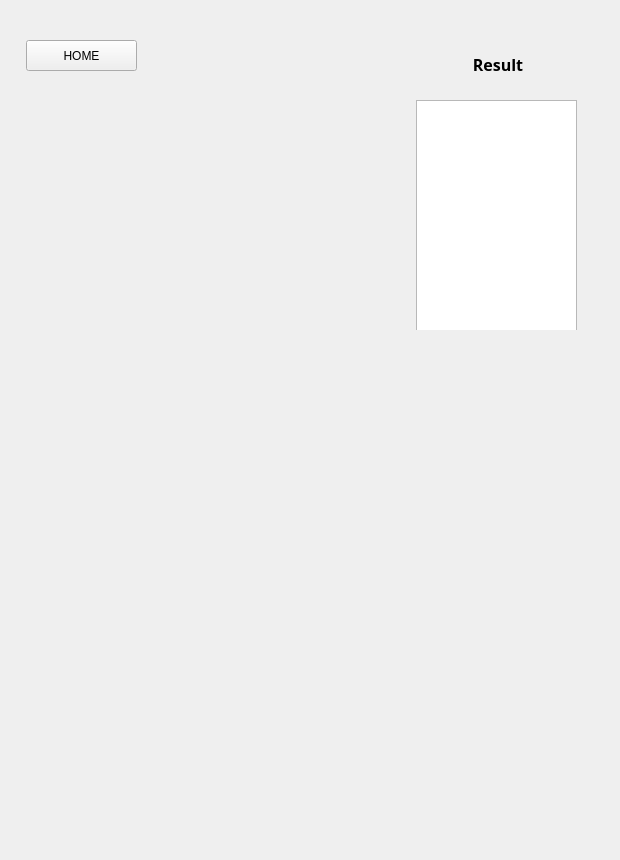
<?xml version="1.0" encoding="UTF-8"?>
<ui version="4.0">
 <class>Form</class>
 <widget class="QWidget" name="Form">
  <property name="geometry">
   <rect>
    <x>0</x>
    <y>0</y>
    <width>620</width>
    <height>860</height>
   </rect>
  </property>
  <property name="maximumSize">
   <size>
    <width>16777215</width>
    <height>16777215</height>
   </size>
  </property>
  <property name="windowTitle">
   <string>Form</string>
  </property>
  <widget class="QWidget" name="layoutWidget">
   <property name="geometry">
    <rect>
     <x>20</x>
     <y>30</y>
     <width>579</width>
     <height>789</height>
    </rect>
   </property>
   <layout class="QVBoxLayout" name="verticalLayout_3">
    <item>
     <layout class="QVBoxLayout" name="verticalLayout_8">
      <item>
       <layout class="QVBoxLayout" name="verticalLayout_4">
        <item>
         <layout class="QHBoxLayout" name="horizontalLayout_4">
          <item>
           <layout class="QFormLayout" name="formLayout">
            <item row="0" column="1">
             <widget class="QFrame" name="Sc2_frame">
              <property name="minimumSize">
               <size>
                <width>0</width>
                <height>300</height>
               </size>
              </property>
              <widget class="QLabel" name="SC2_ResultText">
               <property name="geometry">
                <rect>
                 <x>380</x>
                 <y>20</y>
                 <width>184</width>
                 <height>30</height>
                </rect>
               </property>
               <property name="minimumSize">
                <size>
                 <width>0</width>
                 <height>30</height>
                </size>
               </property>
               <property name="maximumSize">
                <size>
                 <width>184</width>
                 <height>16777215</height>
                </size>
               </property>
               <property name="font">
                <font>
                 <family>D2Coding</family>
                 <pointsize>12</pointsize>
                 <weight>75</weight>
                 <bold>true</bold>
                </font>
               </property>
               <property name="text">
                <string>&lt;html&gt;&lt;head/&gt;&lt;body&gt;&lt;p align=&quot;center&quot;&gt;&lt;span style=&quot; font-size:12pt; font-weight:600;&quot;&gt;Result&lt;/span&gt;&lt;/p&gt;&lt;/body&gt;&lt;/html&gt;</string>
               </property>
              </widget>
              <widget class="QPushButton" name="Sc2_Home">
               <property name="geometry">
                <rect>
                 <x>0</x>
                 <y>10</y>
                 <width>111</width>
                 <height>31</height>
                </rect>
               </property>
               <property name="whatsThis">
                <string>&lt;html&gt;&lt;head/&gt;&lt;body&gt;&lt;p align=&quot;center&quot;&gt;&lt;span style=&quot; font-size:10pt; font-weight:600;&quot;&gt;&lt;br/&gt;&lt;/span&gt;&lt;/p&gt;&lt;/body&gt;&lt;/html&gt;</string>
               </property>
               <property name="text">
                <string>HOME</string>
               </property>
              </widget>
              <widget class="QTextBrowser" name="Sc2_ResultView">
               <property name="geometry">
                <rect>
                 <x>390</x>
                 <y>70</y>
                 <width>161</width>
                 <height>285</height>
                </rect>
               </property>
               <property name="maximumSize">
                <size>
                 <width>200</width>
                 <height>16777215</height>
                </size>
               </property>
               <property name="font">
                <font>
                 <family>D2Coding</family>
                 <pointsize>24</pointsize>
                 <weight>75</weight>
                 <bold>true</bold>
                </font>
               </property>
               <property name="verticalScrollBarPolicy">
                <enum>Qt::ScrollBarAsNeeded</enum>
               </property>
               <property name="sizeAdjustPolicy">
                <enum>QAbstractScrollArea::AdjustToContents</enum>
               </property>
               <property name="html">
                <string>&lt;!DOCTYPE HTML PUBLIC &quot;-//W3C//DTD HTML 4.0//EN&quot; &quot;http://www.w3.org/TR/REC-html40/strict.dtd&quot;&gt;
&lt;html&gt;&lt;head&gt;&lt;meta name=&quot;qrichtext&quot; content=&quot;1&quot; /&gt;&lt;style type=&quot;text/css&quot;&gt;
p, li { white-space: pre-wrap; }
&lt;/style&gt;&lt;/head&gt;&lt;body style=&quot; font-family:'D2Coding'; font-size:24pt; font-weight:600; font-style:normal;&quot;&gt;
&lt;p align=&quot;center&quot; style=&quot;-qt-paragraph-type:empty; margin-top:0px; margin-bottom:0px; margin-left:0px; margin-right:0px; -qt-block-indent:0; text-indent:0px;&quot;&gt;&lt;br /&gt;&lt;/p&gt;&lt;/body&gt;&lt;/html&gt;</string>
               </property>
              </widget>
              <widget class="QTableWidget" name="tableWidget">
               <property name="geometry">
                <rect>
                 <x>-10</x>
                 <y>412</y>
                 <width>575</width>
                 <height>431</height>
                </rect>
               </property>
               <property name="maximumSize">
                <size>
                 <width>16777215</width>
                 <height>500</height>
                </size>
               </property>
              </widget>
              <widget class="QLabel" name="Sc2_ListText">
               <property name="geometry">
                <rect>
                 <x>50</x>
                 <y>380</y>
                 <width>467</width>
                 <height>24</height>
                </rect>
               </property>
               <property name="maximumSize">
                <size>
                 <width>467</width>
                 <height>40</height>
                </size>
               </property>
               <property name="font">
                <font>
                 <family>D2Coding</family>
                 <pointsize>12</pointsize>
                 <weight>75</weight>
                 <bold>true</bold>
                </font>
               </property>
               <property name="text">
                <string>&lt;html&gt;&lt;head/&gt;&lt;body&gt;&lt;p align=&quot;center&quot;&gt;List&lt;/p&gt;&lt;/body&gt;&lt;/html&gt;</string>
               </property>
              </widget>
              <widget class="QLabel" name="Sc2_Video">
               <property name="geometry">
                <rect>
                 <x>0</x>
                 <y>70</y>
                 <width>380</width>
                 <height>285</height>
                </rect>
               </property>
               <property name="minimumSize">
                <size>
                 <width>380</width>
                 <height>285</height>
                </size>
               </property>
               <property name="maximumSize">
                <size>
                 <width>380</width>
                 <height>285</height>
                </size>
               </property>
               <property name="text">
                <string/>
               </property>
              </widget>
             </widget>
            </item>
           </layout>
          </item>
         </layout>
        </item>
       </layout>
      </item>
     </layout>
    </item>
   </layout>
  </widget>
 </widget>
 <resources/>
 <connections/>
</ui>
